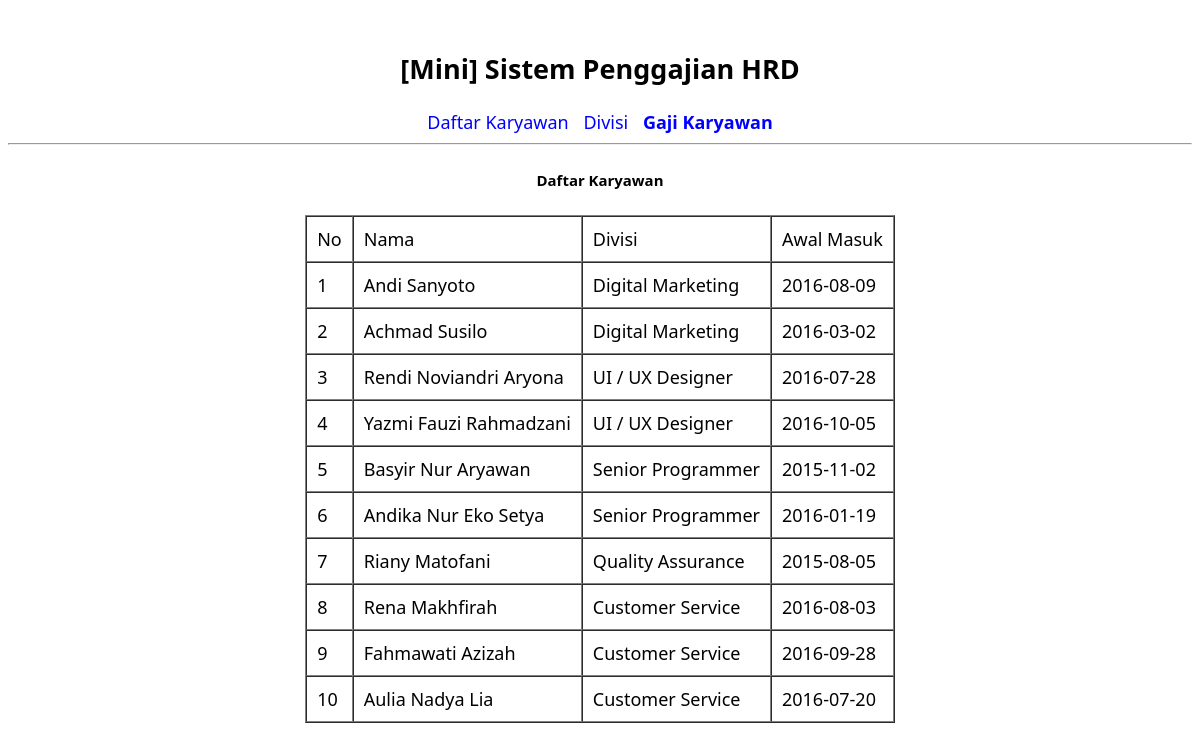
The page / on the database its author committed.
### tables this page shows
CREATE TABLE `karyawan` (
  `id` int(5) NOT NULL,
  `nama` varchar(255) NOT NULL,
  `divisi_id` int(5) NOT NULL,
  `tgl_masuk` date NOT NULL
);

CREATE TABLE `divisi` (
  `id` int(5) NOT NULL,
  `nama_divisi` varchar(255) NOT NULL,
  `gaji_perhari` int(11) NOT NULL
);

### daftar_karyawan.php (the view)
<h5>Daftar Karyawan</h5>
<table cellspacing="0" cellpadding="10" border="1">
	<tr>
		<td>No</td>
		<td>Nama</td>
		<td>Divisi</td>
		<td>Awal Masuk</td>
	</tr>
	<?php
		$sql = 'SELECT karyawan.id, karyawan.nama, karyawan.tgl_masuk, divisi.nama_divisi, divisi.gaji_perhari FROM karyawan INNER JOIN divisi ON karyawan.divisi_id = divisi.id ORDER BY karyawan.id ASC';
		$exe = mysql_query($sql);
		while ($data = mysql_fetch_array($exe)) {
	?>
	<tr>
		<td><?php echo $data[id]; ?></td>
		<td><?php echo $data[nama]; ?></td>
		<td><?php echo $data[nama_divisi]; ?></td>
		<td><?php echo $data[tgl_masuk]; ?></td>
	</tr>
	<?php
		}
	?>
</table>

### index.php (shortened to what this page needs)
<!DOCTYPE html>
<html lang="en">
<head>
</head>
<body>
	<div align="center">
		<h2>[Mini] Sistem Penggajian HRD</h2>
		<a href="?h=daftar_karyawan">Daftar Karyawan</a>
		<a href="?h=daftar_divisi">Divisi</a>
		<a href="?h=cari_gaji"><b>Gaji Karyawan</b></a>
		<hr>
		<?php
			$hal 	= $_GET['h'];
			if(isset($hal)) {
				include $hal.'.php';
			} else {
				include 'daftar_karyawan.php';
			}
		?>
	</div>
</body>
</html>

### index.php (style rules this page uses)
body { font: 18px 'Segoe UI'; padding-top: 20px; padding-bottom: 50px; }
a:link, a:visited { text-decoration: none; color: blue; padding: 0px 5px; }

### rows shown on the page
karyawan: id "1", nama "Andi Sanyoto", divisi.nama_divisi "Digital Marketing", tgl_masuk "2016-08-09"
karyawan: id "2", nama "Achmad Susilo", divisi.nama_divisi "Digital Marketing", tgl_masuk "2016-03-02"
karyawan: id "3", nama "Rendi Noviandri Aryona", divisi.nama_divisi "UI / UX Designer", tgl_masuk "2016-07-28"
karyawan: id "4", nama "Yazmi Fauzi Rahmadzani", divisi.nama_divisi "UI / UX Designer", tgl_masuk "2016-10-05"
karyawan: id "5", nama "Basyir Nur Aryawan", divisi.nama_divisi "Senior Programmer", tgl_masuk "2015-11-02"
karyawan: id "6", nama "Andika Nur Eko Setya", divisi.nama_divisi "Senior Programmer", tgl_masuk "2016-01-19"
karyawan: id "7", nama "Riany Matofani", divisi.nama_divisi "Quality Assurance", tgl_masuk "2015-08-05"
karyawan: id "8", nama "Rena Makhfirah", divisi.nama_divisi "Customer Service", tgl_masuk "2016-08-03"
karyawan: id "9", nama "Fahmawati Azizah", divisi.nama_divisi "Customer Service", tgl_masuk "2016-09-28"
karyawan: id "10", nama "Aulia Nadya Lia", divisi.nama_divisi "Customer Service", tgl_masuk "2016-07-20"
